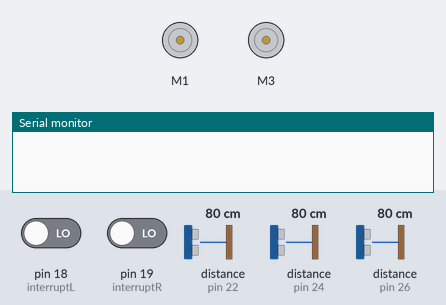
A sketch run on a simulated Arduino Mega 2560, built with avr-gcc and run on an emulated ATmega2560. Parts: 2 × DC motor (green arrow = forward, orange = backward, longer = faster), the last lines printed to the serial monitor. The inputs (shaded band) are chosen by the test bench; at power-on: pin 18 (interruptL) LOW, pin 19 (interruptR) LOW, distance to the obstacle (sensors on pin 22, pin 24, pin 26) 80 cm. The echo pulse lasts 58.3 µs per cm.

Above: at 0.1 s.
At 1.0 s:
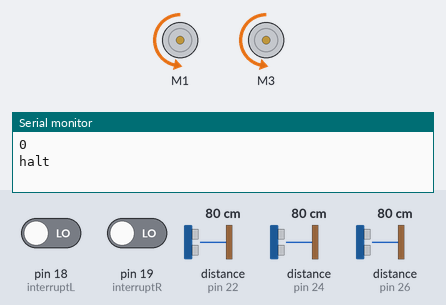
At 1.5 s:
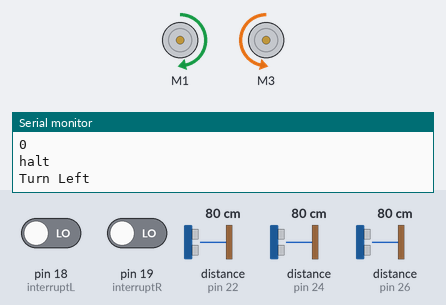
Timing chart, 0 to 3.0 s (numbered marks = the images above):
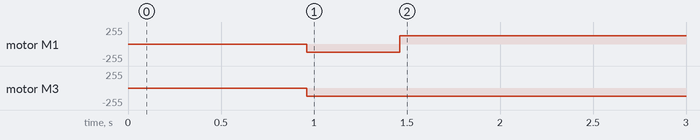

Measured:
- by itself, motor M1: stopped → backward 125/255 at 0.96 s, → forward 125/255 0.50 s later
- by itself, motor M3: stopped → backward 125/255 at 0.96 s

The sketch:

SolarMO_Test2.ino
```cpp
#include <NewPing.h>
#include <Adafruit_MotorShield.h>

#define leftTRIG 3
#define leftECHO 24
#define frontTRIG 9
#define frontECHO 22
#define rightTRIG 10
#define rightECHO 26
#define interruptR 19
#define interruptL 18
#define MAX_DIS 500
#define MAX_DIS_LEFT 8
#define MAX_DIS_FRONT 6 //distance from sensor to solar panel
#define MAX_DIS_RIGHT 8

// Create the motor shield object with the default I2C address
Adafruit_MotorShield AFMS = Adafruit_MotorShield();

// Select which 'port' M1, M2, M3 or M4. In this case, M1
Adafruit_DCMotor *motor1 = AFMS.getMotor(1); //M1 (DC Motor 1)
Adafruit_DCMotor *motor2 = AFMS.getMotor(3); //M3 (DC Motor 2)

//Ultrasonic Sensor Objects
NewPing leftPing(leftTRIG, leftECHO, MAX_DIS_LEFT);
NewPing frontPing(frontTRIG, frontECHO, MAX_DIS_FRONT);
NewPing rightPing(rightTRIG, rightECHO, MAX_DIS_RIGHT);

long avgFrontSensorReading;
long frontSensorReading1;
long frontSensorReading2;
long frontSensorReading3;

long avgRightSensorReading;
long rightSensorReading1;
long rightSensorReading2;
long rightSensorReading3;

long avgLeftSensorReading;
long leftSensorReading1;
long leftSensorReading2;
long leftSensorReading3;

long turnTick45 = 58; //turn 45 degrees
long turnTick90 = 116; //turn 90 degrees
long turnTick180 = 232; //u-turn
volatile long rightTick = 0;
volatile long leftTick = 0;

char input = ' '; //for bluetooth control

void forward()
{
  motor1->run(FORWARD);
  motor2->run(FORWARD);
}

void reverse()
{
  motor1->run(BACKWARD);
  motor2->run(BACKWARD);
}

void halt()
{
  motor1->run(RELEASE);
  motor2->run(RELEASE);
}

void leftTurn()
{
  motor1->run(FORWARD);
  motor2->run(BACKWARD);

}

void rightTurn()
{
  motor1->run(BACKWARD);
  motor2->run(FORWARD);
}

void turnRight45()
{
  long prevTickR = rightTick;
  long prevTickL = leftTick;

  while(rightTick - prevTickR <= turnTick45 || leftTick - prevTickL <= turnTick45) {
    rightTurn();
  }
  halt();
}

void turnLeft45()
{
  long prevTickR = rightTick;
  long prevTickL = leftTick;

  while(rightTick - prevTickR <= turnTick45 || leftTick - prevTickL <= turnTick45) {
    leftTurn();
  }
  halt();
}

void turnRight90()
{
  long prevTickR = rightTick;
  long prevTickL = leftTick;

  while(rightTick - prevTickR <= turnTick90 || leftTick - prevTickL <= turnTick90) {
    rightTurn();
  }
  halt();
}

void turnLeft90()
{
  long prevTickR = rightTick;
  long prevTickL = leftTick;

  while(rightTick - prevTickR <= turnTick90 || leftTick - prevTickL <= turnTick90) {
    leftTurn();
  }
  halt();
}

void uTurn()
{
  long prevTickR = rightTick;
  long prevTickL = leftTick;

  while(rightTick - prevTickR <= turnTick180 || leftTick - prevTickL <= turnTick180) {
    leftTurn();
  }
  halt();
}

void rightEncoder()
{
  rightTick++;
}

void leftEncoder()
{
  leftTick++;
}

long avgFrontSensorReadings()
{
  frontSensorReading1 = frontPing.ping_cm();
  delay(50);
  frontSensorReading2 = frontPing.ping_cm();
  delay(50);
  frontSensorReading3 = frontPing.ping_cm();
  delay(50);

  return (frontSensorReading1 + frontSensorReading2 + frontSensorReading3) / 3;
}

long avgRightSensorReadings()
{
  rightSensorReading1 = rightPing.ping_cm();
  delay(50);
  rightSensorReading2 = rightPing.ping_cm();
  delay(50);
  rightSensorReading3 = rightPing.ping_cm();
  delay(50);

  return (rightSensorReading1 + rightSensorReading2 + rightSensorReading3) / 3;
}

long avgLeftSensorReadings()
{
  leftSensorReading1 = leftPing.ping_cm();
  delay(50);
  leftSensorReading2 = leftPing.ping_cm();
  delay(50);
  leftSensorReading3 = leftPing.ping_cm();
  delay(50);

  return (leftSensorReading1 + leftSensorReading2 + leftSensorReading3) / 3;
}

void outputFrontSensorReadings()
{
  Serial.print("Front Sensor Reading 1: ");
  Serial.println(frontSensorReading1);
  Serial.print("Front Sensor Reading 2: ");
  Serial.println(frontSensorReading2);
  Serial.print("Front Sensor Reading 3: ");
  Serial.println(frontSensorReading3);
  Serial.print("Average Front Sensor Reading: ");
  Serial.println(avgFrontSensorReadings());
}

void traversePanel_1() //traversePanel algorithm 1st try (no edge cases to detect edges)
{
  avgFrontSensorReading = avgFrontSensorReadings();

  if (avgFrontSensorReading < 20) //change avgFrontSensorReading to frontPing.ping_cm(); (Gian Version)
  {
    forward();
  }
  else
  {
    halt();
    delay(500);
    reverse();
    delay(500);
    turnLeft45();
  }
}

void traversePanel()
{
  avgFrontSensorReading = avgFrontSensorReadings();
  avgRightSensorReading = avgRightSensorReadings();
  avgLeftSensorReading = avgLeftSensorReadings();

  Serial.println(avgFrontSensorReading);
  if (avgFrontSensorReading > 0)
  {
    if (avgRightSensorReading == 0) //make sure it doesn't get too close to the right else
    {
      halt();
      delay(500);
      reverse();
      delay(500);
      Serial.println("Turn left away from the edge");
      turnLeft45();
    }
    else if (avgLeftSensorReading == 0) //make sure it doesn't get too close to the left else
    {
      halt();
      delay(500);
      reverse();
      delay(500);
      Serial.println("Turn right away from the edge");
      turnRight45();
    }
    Serial.println("forward");
    forward();
  }
  else if (avgFrontSensorReading == 0) //no panel
  {
    Serial.println("halt");
    halt();
    delay(500);
    reverse();
    delay(500);
    Serial.println("Turn Left");
    turnLeft45();
  }
}

void setup()
{
  // put your setup code here, to run once:
  //Serial.begin(9600);
  Serial.begin(9600);

  AFMS.begin(); //initialize the shield with default freq of 1.6 KHz

  //initialize motor speed
  motor1->setSpeed(125); //DC Motor 1
  motor2->setSpeed(125); //DC Motor 2

  attachInterrupt(digitalPinToInterrupt(interruptR), rightEncoder, CHANGE);
  attachInterrupt(digitalPinToInterrupt(interruptL), leftEncoder, CHANGE);
}

void loop()
{
  traversePanel();
  delay(50);
}
```
